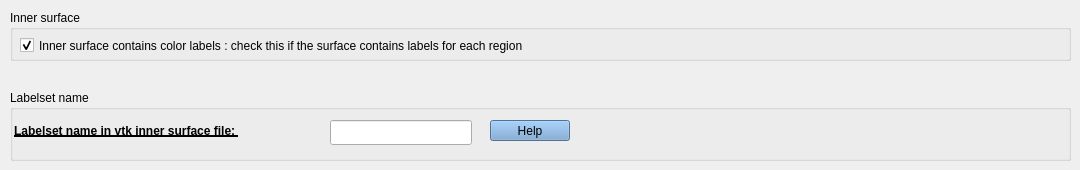
       <widget class="QWidget" name="tab_27">
        <attribute name="title">
         <string>Surfaces: additonal informations</string>
        </attribute>
        <widget class="QGroupBox" name="groupBox_33">
         <property name="geometry">
          <rect>
           <x>10</x>
           <y>10</y>
           <width>1061</width>
           <height>51</height>
          </rect>
         </property>
         <property name="title">
          <string>Inner surface </string>
         </property>
         <widget class="QCheckBox" name="inner_surface_checkBox">
          <property name="geometry">
           <rect>
            <x>10</x>
            <y>20</y>
            <width>631</width>
            <height>31</height>
           </rect>
          </property>
          <property name="text">
           <string>Inner surface contains color labels : check this if the surface contains labels for each region </string>
          </property>
          <property name="checked">
           <bool>true</bool>
          </property>
          <property name="autoExclusive">
           <bool>false</bool>
          </property>
         </widget>
        </widget>
        <widget class="QGroupBox" name="groupBox_14">
         <property name="geometry">
          <rect>
           <x>10</x>
           <y>90</y>
           <width>1061</width>
           <height>71</height>
          </rect>
         </property>
         <property name="title">
          <string>Labelset name</string>
         </property>
         <widget class="QLineEdit" name="labelset_lineEdit_no_registration">
          <property name="geometry">
           <rect>
            <x>320</x>
            <y>30</y>
            <width>142</width>
            <height>25</height>
           </rect>
          </property>
          <property name="text">
           <string/>
          </property>
         </widget>
         <widget class="QLabel" name="label_75">
          <property name="geometry">
           <rect>
            <x>4</x>
            <y>30</y>
            <width>341</width>
            <height>21</height>
           </rect>
          </property>
          <property name="font">
           <font>
            <weight>75</weight>
            <bold>true</bold>
            <underline>true</underline>
           </font>
          </property>
          <property name="text">
           <string>Labelset name in vtk inner surface file: </string>
          </property>
         </widget>
         <widget class="QPushButton" name="question_labelset_name_pushButton_no_registration">
          <property name="geometry">
           <rect>
            <x>480</x>
            <y>30</y>
            <width>80</width>
            <height>21</height>
           </rect>
          </property>
          <property name="styleSheet">
           <string notr="true">QPushButton {
	background-color : rgb(114, 159, 207)
}
</string>
          </property>
          <property name="text">
           <string>Help</string>
          </property>
         </widget>
        </widget>
       </widget>
